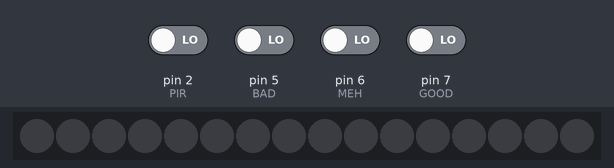
This sketch was run on a simulated Arduino Uno, built with avr-gcc and run on an emulated ATmega328P. On the bench: 16 RGB LEDs in strip order, left to right. The inputs (shaded band) are chosen by the test bench; at power-on: pin 2 (PIR), pin 5 (BAD), pin 6 (MEH), pin 7 (GOOD) LOW.

Above: at 1.2 s.
1.3 s: pin 2 (PIR) driven HIGH
At 2.2 s:
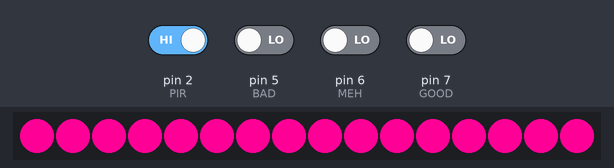
2.8 s: pin 5 (BAD) driven HIGH
At 2.92 s:
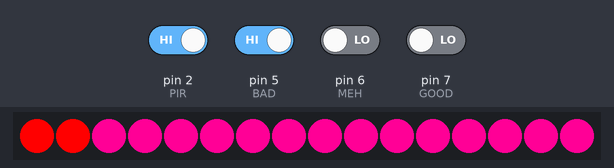
4.5 s: pin 6 (MEH) driven HIGH
At 4.62 s:
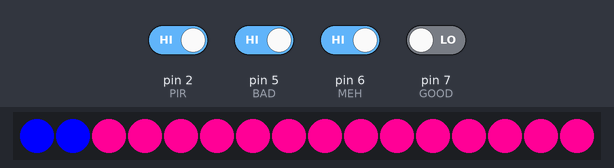
6.2 s: pin 7 (GOOD) driven HIGH
At 6.31 s:
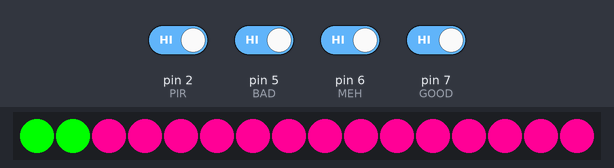
7.9 s: pin 2 (PIR) driven LOW
At 8.2 s:
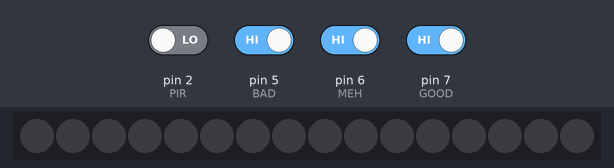
Timing chart, 0 to 10.4 s (numbered marks = the images above; inputs shaded):
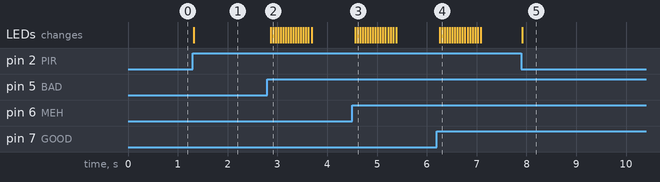

The sketch:

neo_test_w_buttons.ino
```cpp
#include <Adafruit_NeoPixel.h>
#ifdef __AVR__
 #include <avr/power.h> // Required for 16 MHz Adafruit Trinket
#endif

#define PIXEL_PIN    10  // Digital IO pin connected to the NeoPixels.

#define PIXEL_COUNT 16  // Number of NeoPixels

#define GOOD 7
#define MEH  6
#define BAD  5

#define PIR 2

Adafruit_NeoPixel strip(PIXEL_COUNT, PIXEL_PIN, NEO_GRB + NEO_KHZ800);

int g_press;
int lastg_press = LOW;
int m_press;
int lastm_press = LOW;
int b_press;
int lastb_press = LOW;


unsigned long lastDebounceTime = 0;
unsigned long debounceDelay = 50;

void setup() {
  Serial.begin(9600);
  pinMode(GOOD, INPUT);
  pinMode(MEH, INPUT);
  pinMode(BAD, INPUT);

  pinMode(PIR, INPUT);

  strip.begin(); // Initialize NeoPixel strip object (REQUIRED)
  strip.show();  // Initialize all pixels to 'off'

}

void loop() {
  int val = digitalRead(PIR);
  if(val == HIGH) {
    colorWipe(strip.Color(255,   0,   150), 0);
    debouncedButtons();
  } else{
    colorWipe(strip.Color(  0,   0,   0), 0);
  }
}

void debouncedButtons(){
  int g_reading = digitalRead(GOOD);
  int m_reading = digitalRead(MEH);
  int b_reading = digitalRead(BAD);


  if(g_reading != lastg_press || m_reading != lastm_press || b_reading != lastb_press){
    lastDebounceTime = millis();
  }
  if ((millis() - lastDebounceTime) > debounceDelay){
//    Serial.println(g_reading);
//    Serial.println(m_reading);
//    Serial.println(b_reading);
    if(g_reading != g_press){
      g_press = g_reading;

      if(g_press == HIGH){
        colorWipe(strip.Color(  0, 255,   0), 50);    // Green
      }
    }
    if(m_reading != m_press){
      m_press = m_reading;

      if(m_press == HIGH){
        colorWipe(strip.Color(  0,   0, 255), 50);    // Blue
      }

    }
    if(b_reading != b_press){
      b_press = b_reading;

      if(b_press == HIGH){
        colorWipe(strip.Color(255,   0,   0), 50);    // Red
      }
    }
  }

  lastg_press = g_reading;
  lastm_press = m_reading;
  lastb_press = b_reading;
}

// Fill strip pixels one after another with a color. Strip is NOT cleared
// first; anything there will be covered pixel by pixel. Pass in color
// (as a single 'packed' 32-bit value, which you can get by calling
// strip.Color(red, green, blue) as shown in the loop() function above),
// and a delay time (in milliseconds) between pixels.
void colorWipe(uint32_t color, int wait) {
  for(int i=0; i<strip.numPixels(); i++) { // For each pixel in strip...
    strip.setPixelColor(i, color);         //  Set pixel's color (in RAM)
    strip.show();                          //  Update strip to match
    delay(wait);                           //  Pause for a moment
  }
}
```

Measured:
- after the input at 1.3 s, the LEDs: change at once (image 1)
- after the input at 2.8 s, the LEDs: first change after 0.06 s (image 2 shows a later state)
- after the input at 4.5 s, the LEDs: first change after 0.06 s (image 3 shows a later state)
- after the input at 6.2 s, the LEDs: first change after 0.06 s (image 4 shows a later state)
- after the input at 7.9 s, the LEDs: change at once (image 5)
